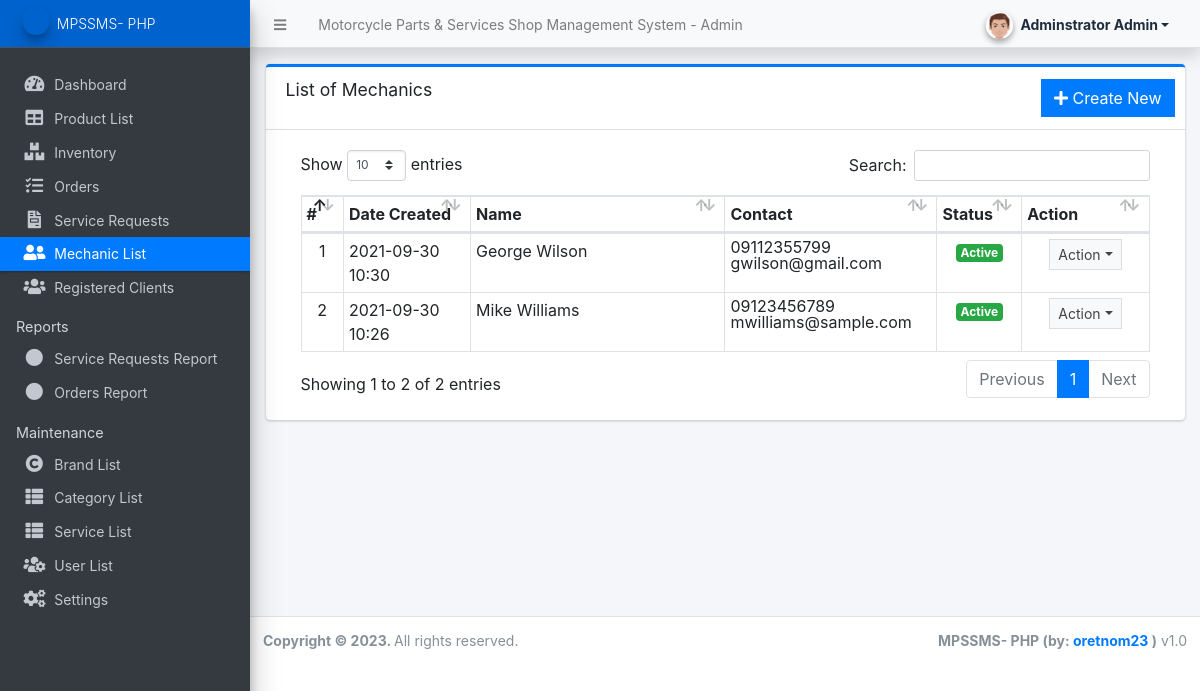
Page /admin/?page=mechanics (signed in) on the committed database.
### tables this page shows
CREATE TABLE `mechanics_list` (
  `id` int(30) NOT NULL,
  `name` text NOT NULL,
  `contact` varchar(50) NOT NULL,
  `email` varchar(150) NOT NULL,
  `status` tinyint(1) NOT NULL DEFAULT 1,
  `date_created` datetime NOT NULL DEFAULT current_timestamp()
);

### admin/mechanics/index.php (the view, shortened to what this page needs)
<div class="card card-outline card-primary">
	<div class="card-header">
		<h3 class="card-title">List of Mechanics</h3>
		<div class="card-tools">
			<a href="?page=mechanics/manage_mechanic" class="btn btn-flat btn-primary"><span class="fas fa-plus"></span>  Create New</a>
		</div>
	</div>
	<div class="card-body">
		<div class="container-fluid">
        <div class="container-fluid">
			<table class="table table-bordered table-stripped">
				<colgroup>
					<col width="5%">
					<col width="15%">
					<col width="30%">
					<col width="25%">
					<col width="10%">
					<col width="15%">
				</colgroup>
				<thead>
					<tr>
						<th>#</th>
						<th>Date Created</th>
						<th>Name</th>
						<th>Contact</th>
						<th>Status</th>
						<th>Action</th>
					</tr>
				</thead>
				<tbody>
					<?php
					$i = 1;
						$qry = $conn->query("SELECT * from `mechanics_list` order by (`name`) asc ");
						while($row = $qry->fetch_assoc()):
							foreach($row as $k=> $v){
								$row[$k] = trim(stripslashes($v));
							}
					?>
						<tr>
							<td class="text-center"><?php echo $i++; ?></td>
							<td><?php echo date("Y-m-d H:i",strtotime($row['date_created'])) ?></td>
							<td><?php echo ucwords($row['name']) ?></td>
							<td>
								<p class="m-0 lh-1">
								<?php echo $row['contact'] ?> <br>
								<?php echo $row['email'] ?>
								</p>
							</td>
							<td class="text-center">
                                <?php if($row['status'] == 1): ?>
                                    <span class="badge badge-success">Active</span>
                                <?php else: ?>
                                    <span class="badge badge-danger">Inactive</span>
                                <?php endif; ?>
                            </td>
							<td align="center">
								 <button type="button" class="btn btn-flat btn-default btn-sm dropdown-toggle dropdown-icon" data-toggle="dropdown">
				                  		Action
				                  </button>
							</td>
						</tr>
					<?php endwhile; ?>
				</tbody>
			</table>
		</div>
		</div>
	</div>
</div>

### rows in the picture
mechanics_list: date_created "2021-09-30 10:30", name "George Wilson", contact "09112355799", email "gwilson@gmail.com", status "Active"
mechanics_list: date_created "2021-09-30 10:26", name "Mike Williams", contact "09123456789", email "mwilliams@sample.com", status "Active"

### other values in the picture
$_settings->info('name') "Motorcycle Parts & Services Shop Management System"
$_settings->userdata('firstname').' '.$_settings->userdata('lastname') "Adminstrator Admin"
$_settings->info('short_name') "MPSSMS- PHP"
